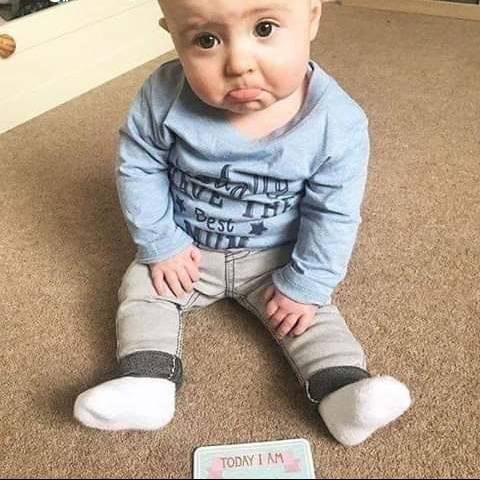
#> input picture cute-baby.jpg, 480 x 480 px
$ python main.py
#> lines starting #> are read from the running program, lines starting #| are printed output that depends on the picture
from PIL import Image
from PIL import ImageFilter

baby = Image.open('cute-baby.jpg')
#> baby is the input picture: PIL image 480x480 RGB; mean R, G, B 174.6, 156.2, 138.1

blur = baby.filter(ImageFilter.BLUR)
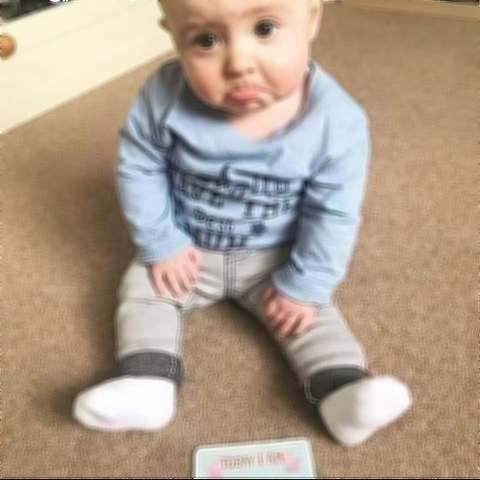
#> blur: PIL image 480x480 RGB; mean R, G, B 174.5, 156.2, 138


baby.show()
blur.show()
